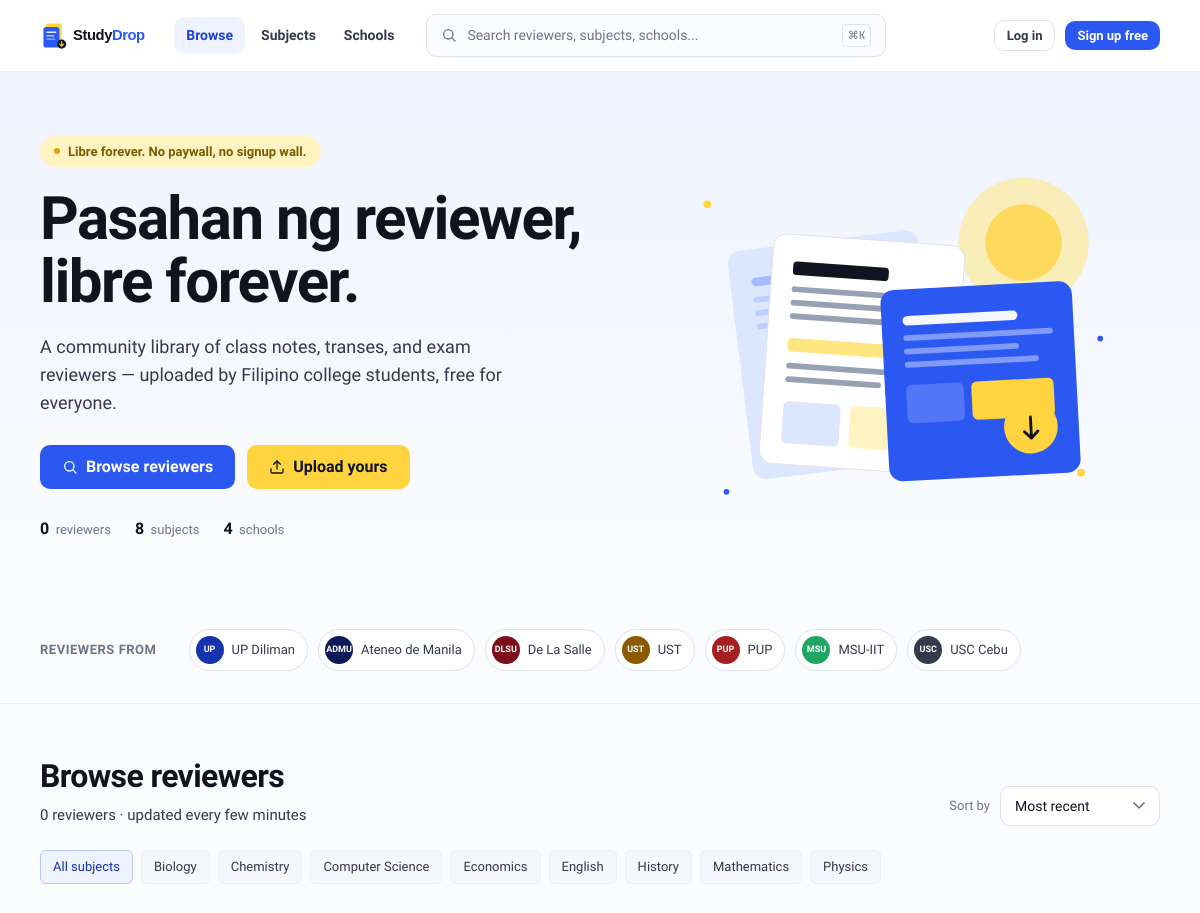
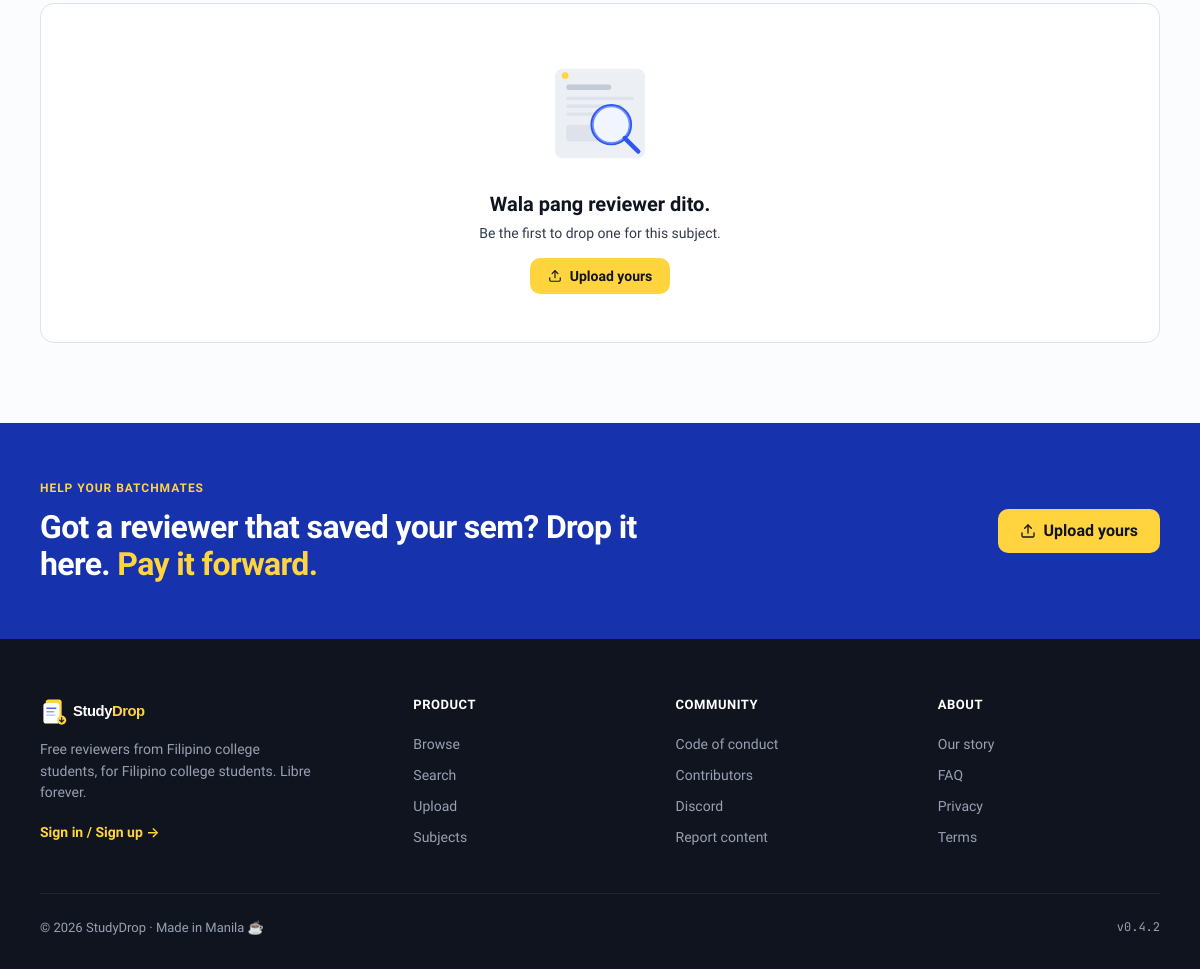
The page / on the database its author committed (2 pictures, top to bottom).
### tables this page shows
CREATE TABLE subjects (
  id         INT UNSIGNED AUTO_INCREMENT PRIMARY KEY,
  name       VARCHAR(100) NOT NULL,
  slug       VARCHAR(100) NOT NULL UNIQUE,
  color_hex  CHAR(7)      NOT NULL DEFAULT '#2C58F2',
  created_at TIMESTAMP    NOT NULL DEFAULT CURRENT_TIMESTAMP
);

### helpers.php (called while the page is built, shortened)
<?php
function e(string $s): string
{
    return htmlspecialchars($s, ENT_QUOTES | ENT_SUBSTITUTE, 'UTF-8');
}

### index.php (the view, shortened to what this page needs)
<?php
require_once __DIR__ . '/helpers.php';
require_once __DIR__ . '/layout.php';
$db = db();
$totalMats  = (int)$db->query('SELECT COUNT(*) FROM materials WHERE is_active=1 AND is_approved=1')->fetchColumn();
$totalSch   = (int)$db->query('SELECT COUNT(*) FROM schools')->fetchColumn();
$totalSubj  = (int)$db->query('SELECT COUNT(*) FROM subjects')->fetchColumn();
$recentStmt = $db->prepare('
    SELECT m.*,u.display_name,u.avatar_color,s.name AS subject_name
    FROM materials m
    JOIN users u ON u.id=m.uploader_id
    LEFT JOIN subjects s ON s.id=m.subject_id
    WHERE m.is_active=1 AND m.is_approved=1
    ORDER BY m.created_at DESC LIMIT 8
');
$recentStmt->execute();
$recent = $recentStmt->fetchAll();
$subjects = $db->query('SELECT * FROM subjects ORDER BY name')->fetchAll();
$schools = [
    ['code'=>'UP',   'name'=>'UP Diliman',       'color'=>'#1632AC'],
    ['code'=>'ADMU', 'name'=>'Ateneo de Manila', 'color'=>'#0B1A57'],
    ['code'=>'DLSU', 'name'=>'De La Salle',      'color'=>'#7A0E1A'],
    ['code'=>'UST',  'name'=>'UST',               'color'=>'#8B5A00'],
    ['code'=>'PUP',  'name'=>'PUP',               'color'=>'#A41E22'],
    ['code'=>'MSU',  'name'=>'MSU-IIT',           'color'=>'#1FA663'],
    ['code'=>'USC',  'name'=>'USC Cebu',          'color'=>'#323A4B'],
];
?>
<main style="flex:1;">
<section style="background:linear-gradient(180deg,#EEF3FF 0%,#FBFCFD 100%);padding:64px 0 56px;">
  <div class="container">
    <div style="display:grid;grid-template-columns:1.05fr 1fr;gap:48px;align-items:center;" class="hero-grid">
      <div>
        <div style="display:inline-flex;align-items:center;gap:8px;background:var(--brand-yellow-100);padding:6px 14px;border-radius:999px;margin-bottom:20px;">
          <span style="width:6px;height:6px;border-radius:999px;background:var(--brand-yellow-500);display:inline-block;flex-shrink:0;"></span>
          <span style="font-size:13px;font-weight:600;color:var(--brand-yellow-700);">Libre forever. No paywall, no signup wall.</span>
        </div>
        <h1 style="font-family:var(--font-display);font-weight:800;font-size:clamp(38px,5vw,60px);line-height:1.05;letter-spacing:-0.025em;color:var(--fg-1);margin-bottom:20px;">
          Pasahan ng reviewer,<br>libre forever.
        </h1>
        <p style="font-size:18px;line-height:1.55;color:var(--fg-2);max-width:480px;margin-bottom:28px;">
          A community library of class notes, transes, and exam reviewers — uploaded by Filipino college students, free for everyone.
        </p>
        <div style="display:flex;gap:12px;flex-wrap:wrap;margin-bottom:28px;">
          <a href="search.php" class="btn btn-primary btn-lg"><?= icon('search',16,2) ?> Browse reviewers</a>
          <a href="upload.php" class="btn btn-accent btn-lg"><?= icon('upload',16,2) ?> Upload yours</a>
        </div>
        <div style="display:flex;gap:24px;font-size:13px;color:var(--fg-3);">
          <div><strong style="color:var(--fg-1);font-size:16px;font-family:var(--font-display);"><?= number_format($totalMats) ?></strong> &nbsp;reviewers</div>
          <div><strong style="color:var(--fg-1);font-size:16px;font-family:var(--font-display);"><?= number_format($totalSubj) ?></strong> &nbsp;subjects</div>
          <div><strong style="color:var(--fg-1);font-size:16px;font-family:var(--font-display);"><?= number_format($totalSch) ?></strong> &nbsp;schools</div>
        </div>
      </div>
      <div style="display:flex;justify-content:center;" class="hero-illustration">
        <?php if (file_exists(__DIR__.'/assets/illustration-hero.svg')): ?>
          <img src="assets/illustration-hero.svg" alt="" style="width:100%;max-width:460px;height:auto;"/>
        <?php endif; ?>
      </div>
    </div>
  </div>
</section>
<section style="padding:32px 0;border-bottom:1px solid var(--border-subtle);">
  <div class="container">
    <div style="display:flex;align-items:center;gap:32px;flex-wrap:wrap;">
      <div style="font-size:13px;font-weight:600;color:var(--fg-3);letter-spacing:.04em;text-transform:uppercase;white-space:nowrap;">Reviewers from</div>
      <div style="display:flex;gap:10px;flex-wrap:wrap;">
        <?php foreach ($schools as $sc): ?>
        <a href="search.php?q=<?= urlencode($sc['name']) ?>"
           style="display:flex;align-items:center;gap:8px;padding:6px 12px 6px 6px;border-radius:999px;background:var(--bg-elevated);border:1px solid var(--border-default);text-decoration:none;transition:box-shadow 120ms var(--ease-out);"
           onmouseover="this.style.boxShadow='var(--shadow-md)'" onmouseout="this.style.boxShadow='none'">
          <span style="width:28px;height:28px;border-radius:999px;background:<?= e($sc['color']) ?>;color:white;display:flex;align-items:center;justify-content:center;font-size:9px;font-weight:800;font-family:var(--font-display);flex-shrink:0;">
            <?= e($sc['code']) ?>
          </span>
          <span style="font-size:13px;font-weight:500;color:var(--fg-2);"><?= e($sc['name']) ?></span>
        </a>
        <?php endforeach; ?>
      </div>
    </div>
  </div>
</section>
<section style="padding:48px 0 80px;">
  <div class="container">
    <div style="display:flex;align-items:flex-end;justify-content:space-between;gap:24px;margin-bottom:24px;">
      <div>
        <h2 style="font-family:var(--font-display);font-weight:700;font-size:32px;letter-spacing:-0.02em;color:var(--fg-1);">Browse reviewers</h2>
        <p style="font-size:15px;color:var(--fg-2);margin-top:4px;"><?= $totalMats ?> reviewer<?= $totalMats!==1?'s':'' ?> · updated every few minutes</p>
      </div>
      <form method="GET" action="search.php" style="display:flex;align-items:center;gap:10px;">
        <span style="font-size:13px;color:var(--fg-3);">Sort by</span>
        <select name="sort" class="select" style="width:160px;" onchange="this.form.submit()">
          <option value="recent">Most recent</option>
        </select>
      </form>
    </div>
    <div style="display:flex;gap:8px;flex-wrap:wrap;margin-bottom:32px;">
      <a href="search.php" class="tag active">All subjects</a>
      <?php foreach ($subjects as $sub): ?>
      <a href="search.php?subject=<?= (int)$sub['id'] ?>" class="tag"><?= e($sub['name']) ?></a>
      <?php endforeach; ?>
    </div>
    <?php if (empty($recent)): ?>
    <div style="background:var(--bg-elevated);border:1px solid var(--border-default);border-radius:14px;padding:48px;text-align:center;display:flex;flex-direction:column;align-items:center;gap:14px;">
      <?php if (file_exists(__DIR__.'/assets/illustration-empty.svg')): ?>
        <img src="assets/illustration-empty.svg" style="width:180px;" alt=""/>
      <?php else: ?>
        <div style="font-size:64px;">📭</div>
      <?php endif; ?>
      <div>
        <div style="font-family:var(--font-display);font-weight:700;font-size:20px;color:var(--fg-1);">Wala pang reviewer dito.</div>
        <div style="font-size:14px;color:var(--fg-2);margin-top:4px;">Be the first to drop one for this subject.</div>
      </div>
      <a href="upload.php" class="btn btn-accent"><?= icon('upload',14,2) ?> Upload yours</a>
    </div>
    <?php else: ?>
    <div style="display:grid;grid-template-columns:repeat(4,1fr);gap:18px;" class="rv-grid-4">
      <?php foreach ($recent as $i => $mat): echo reviewer_card($mat, $i); endforeach; ?>
    </div>
    <?php endif; ?>
  </div>
</section>
<section style="background:var(--brand-blue-700);color:white;padding:56px 0;">
  <div class="container">
    <div style="display:grid;grid-template-columns:1fr auto;gap:32px;align-items:center;" class="promo-grid">
      <div>
        <div style="font-size:12px;font-weight:600;letter-spacing:.08em;color:var(--brand-yellow-300);text-transform:uppercase;margin-bottom:12px;">Help your batchmates</div>
        <h3 style="font-family:var(--font-display);font-weight:700;font-size:32px;letter-spacing:-0.02em;line-height:1.15;max-width:640px;">
          Got a reviewer that saved your sem? Drop it here. <span style="color:var(--brand-yellow-300);">Pay it forward.</span>
        </h3>
      </div>
      <a href="upload.php" class="btn btn-accent btn-lg"><?= icon('upload',16,2) ?> Upload yours</a>
    </div>
  </div>
</section>
</main>

### rows shown on the page
subjects: name "Biology"
subjects: name "Chemistry"
subjects: name "Computer Science"
subjects: name "Economics"
subjects: name "English"
subjects: name "History"
subjects: name "Mathematics"
subjects: name "Physics"

### other values the page prints
$totalMats "0"
$totalSubj "8"
$totalSch "4"
$sc['code'] "UP"
$sc['name'] "UP Diliman"
$sc['code'] "ADMU"
$sc['name'] "Ateneo de Manila"
$sc['code'] "DLSU"
$sc['name'] "De La Salle"
$sc['code'] "UST"
$sc['name'] "UST"
$sc['code'] "PUP"
$sc['name'] "PUP"
$sc['code'] "MSU"
$sc['name'] "MSU-IIT"
